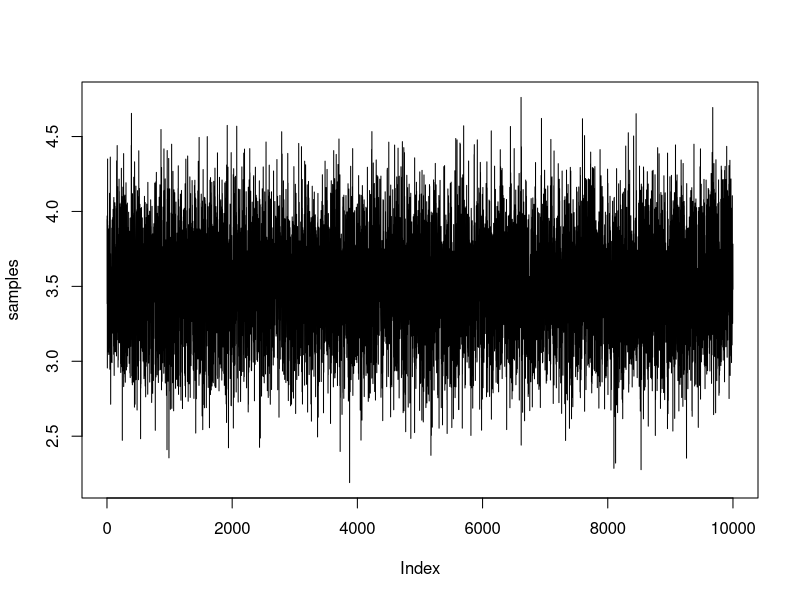
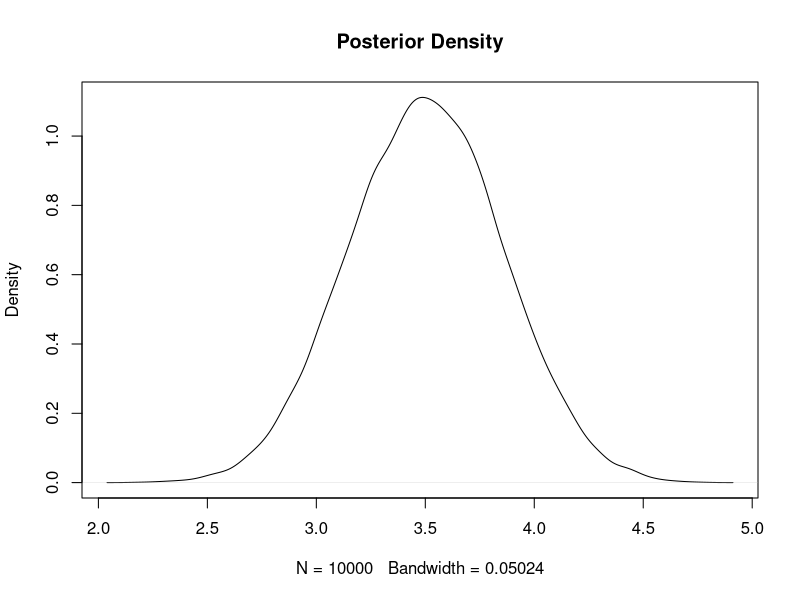
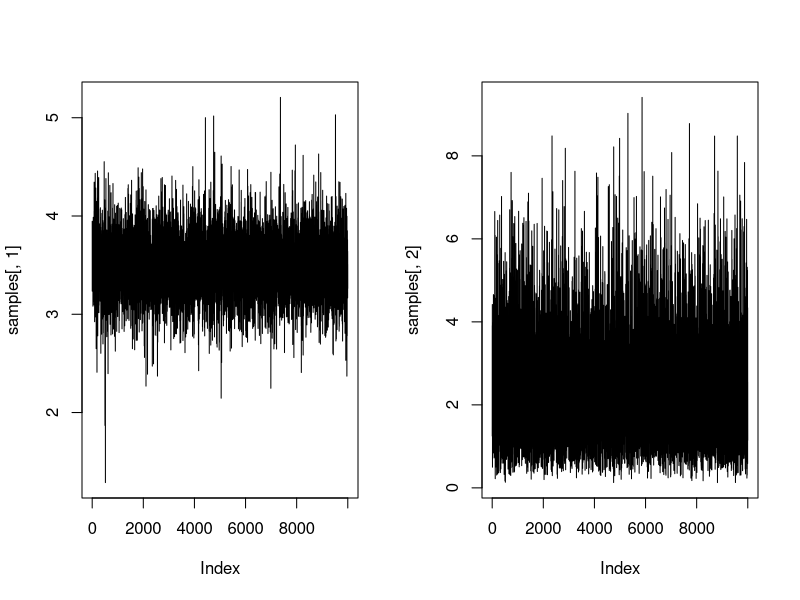
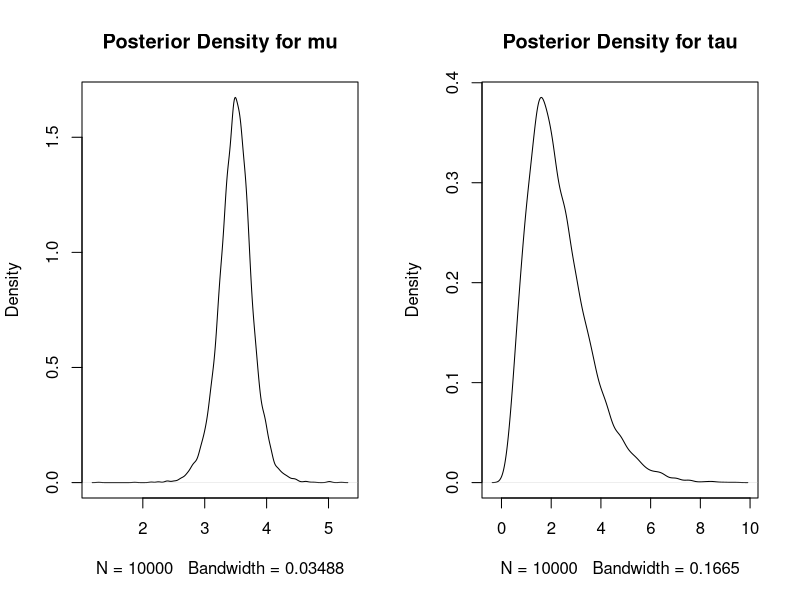

Recreate these plots in R, in order.
## ---- chunk 1
N=10000
samples=numeric(N)
set.seed(0)

for(i in 1:N){
  mu=rnorm(1,3.499562555,0.3535312956)
  samples[i]=c(mu)
}
## ---- chunk 2
plot(samples,type='l')
## ---- chunk 3
plot(density(samples),main='Posterior Density')
## ---- chunk 4
mean(samples) ## Bayesian estimate
28/8          ## frequentist estimate
## ---- chunk 5
N=10000
samples=matrix(0,nrow=N,ncol=2)

mu=0
tau=1
y=c(4.3,2.5,3.2,3.8,2.9,3.1,4.2,4.0)
set.seed(0)

for(i in 1:N){
 mu=rnorm(1,(8*3.5*tau)/(0.001+8*tau),sqrt(1/(0.001+8*tau)))
 tau=rgamma(1,4.001,0.001+0.5*sum((y-mu)^2))
 samples[i,]=c(mu,tau)
}

head(samples)
## ---- chunk 6
par(mfrow=c(1,2))
plot(samples[,1],type='l')
plot(samples[,2],type='l')
## ---- chunk 7
par(mfrow=c(1,2))
plot(density(samples[,1]),main='Posterior Density for mu')
plot(density(samples[,2]),main='Posterior Density for tau')
## ---- chunk 8
mean(samples[,1]) ## Bayesian estimate for mu
sum(y)/8          ## frequentist estimate for mu
mean(samples[,2]) ## Bayesian estimate for tau
1/var(y)          ## frequentist estimate for tau
